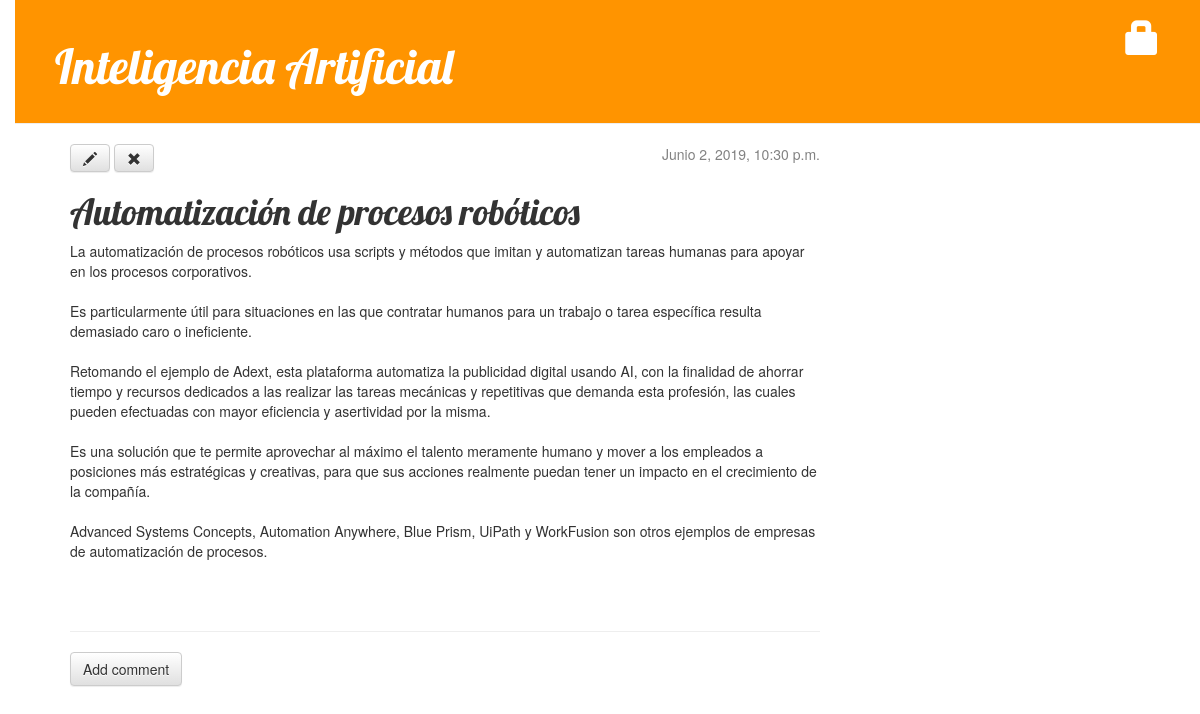
The app's page /post/18/ with its own data.
### blog/models.py (models this page shows, shortened)
class Post(models.Model):
	author = models.ForeignKey('auth.User', on_delete=models.CASCADE)
	title = models.CharField(max_length=200)
	text = models.TextField()
	created_date = models.DateTimeField(default=timezone.now)
	published_date = models.DateTimeField(blank=True, null=True)

### blog/views.py (the view)
# urls.py: path('post/<int:pk>/', views.post_detail, name='post_detail'),
def post_detail(request, pk):
	post = get_object_or_404(Post, pk=pk)
	return render(request, 'blog/post_detail.html', {'post': post})

### blog/templates/blog/post_detail.html (shortened to what this page needs)
{% extends 'blog/base.html' %}
{% block content %}
	<div class="post">
		{% if post.published_date %}
			<div class="date">
				{{ post.published_date }}
			</div>
		{% else %}
			<a class="btn btn-default" href="{% url 'post_publish' pk=post.pk %}">Publish</a>
		{% endif %}
		<a class="btn btn-default" href="{% url 'post_edit' pk=post.pk %}"><span class="glyphicon glyphicon-pencil"></span></a>
		<a class="btn btn-default" href="{% url 'post_remove' pk=post.pk %}"><span class="glyphicon glyphicon-remove"></span></a>
		<h1>{{ post.title }}</h1>
		<p>{{ post.text|linebreaksbr }}</p>
	</div>
	<hr>
	<a class="btn btn-default" href="{% url 'add_comment_to_post' pk=post.pk %}">Add comment</a>
{% endblock %}

### blog/static/css/blog.css (style rules this page uses)
body { padding-left: 15px; }
h1, h2, h3, h4 { font-family: 'Lobster', cursive; }
.date { float: right; color: #828282; }
.post { margin-bottom: 70px; }

### records on screen
Post: published_date "Junio 2, 2019, 10:30 p.m.", title "Automatización de procesos robóticos", text "La automatización de procesos robóticos usa scripts y métodos que imitan y automatizan tareas humanas para apoyar en los procesos corporativos. Es particularmente útil para situaciones en las que contratar humanos para un trabajo o tarea específica resulta demasiado caro o ineficiente. Retomando el ejemplo de Adext, esta plataforma automatiza la publicidad digital usando AI, con la finalidad de ahorrar tiempo y recursos dedicados a las realizar las tareas mecánicas y repetitivas que demanda esta profesión, las cuales pueden efectuadas con mayor eficiencia y asertividad por la misma. Es una solución que te permite aprovechar al máximo el talento meramente humano y mover a los empleados a…"
